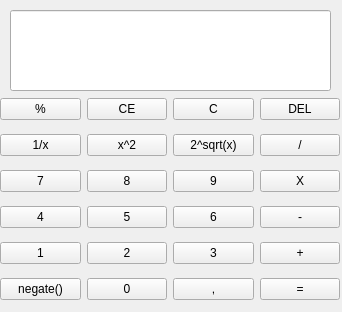
<?xml version="1.0" encoding="UTF-8"?>
<ui version="4.0">
 <class>MainWindow</class>
 <widget class="QMainWindow" name="MainWindow">
  <property name="geometry">
   <rect>
    <x>0</x>
    <y>0</y>
    <width>342</width>
    <height>312</height>
   </rect>
  </property>
  <property name="windowTitle">
   <string>MainWindow</string>
  </property>
  <widget class="QWidget" name="centralwidget">
   <widget class="QWidget" name="gridLayoutWidget">
    <property name="geometry">
     <rect>
      <x>0</x>
      <y>90</y>
      <width>340</width>
      <height>221</height>
     </rect>
    </property>
    <layout class="QGridLayout" name="gridLayout">
     <item row="5" column="1">
      <widget class="QPushButton" name="btnAddNumberZero">
       <property name="text">
        <string>0</string>
       </property>
      </widget>
     </item>
     <item row="2" column="0">
      <widget class="QPushButton" name="btnAdNumberSeven">
       <property name="text">
        <string>7</string>
       </property>
      </widget>
     </item>
     <item row="1" column="0">
      <widget class="QPushButton" name="pushButton_5">
       <property name="text">
        <string>1/x</string>
       </property>
      </widget>
     </item>
     <item row="3" column="3">
      <widget class="QPushButton" name="btnSubtract">
       <property name="text">
        <string>-</string>
       </property>
      </widget>
     </item>
     <item row="1" column="1">
      <widget class="QPushButton" name="pushButton_10">
       <property name="text">
        <string>x^2</string>
       </property>
      </widget>
     </item>
     <item row="5" column="3">
      <widget class="QPushButton" name="btnShowResult">
       <property name="text">
        <string>=</string>
       </property>
      </widget>
     </item>
     <item row="2" column="2">
      <widget class="QPushButton" name="btnAddNumberNine">
       <property name="text">
        <string>9</string>
       </property>
      </widget>
     </item>
     <item row="1" column="2">
      <widget class="QPushButton" name="pushButton_15">
       <property name="text">
        <string>2^sqrt(x)</string>
       </property>
      </widget>
     </item>
     <item row="4" column="2">
      <widget class="QPushButton" name="btnAddNumberThree">
       <property name="text">
        <string>3</string>
       </property>
      </widget>
     </item>
     <item row="3" column="2">
      <widget class="QPushButton" name="btnAddNumberSix">
       <property name="text">
        <string>6</string>
       </property>
      </widget>
     </item>
     <item row="4" column="3">
      <widget class="QPushButton" name="btnAdd">
       <property name="text">
        <string>+</string>
       </property>
      </widget>
     </item>
     <item row="0" column="2">
      <widget class="QPushButton" name="pushButton_3">
       <property name="text">
        <string>C</string>
       </property>
      </widget>
     </item>
     <item row="0" column="3">
      <widget class="QPushButton" name="btnDelete">
       <property name="text">
        <string>DEL</string>
       </property>
      </widget>
     </item>
     <item row="4" column="1">
      <widget class="QPushButton" name="BtnNumberTwo">
       <property name="text">
        <string>2</string>
       </property>
      </widget>
     </item>
     <item row="0" column="1">
      <widget class="QPushButton" name="pushButton_2">
       <property name="text">
        <string>CE</string>
       </property>
      </widget>
     </item>
     <item row="4" column="0">
      <widget class="QPushButton" name="btnAddNumberOne">
       <property name="text">
        <string>1</string>
       </property>
      </widget>
     </item>
     <item row="1" column="3">
      <widget class="QPushButton" name="btnDivide">
       <property name="text">
        <string>/</string>
       </property>
      </widget>
     </item>
     <item row="0" column="0">
      <widget class="QPushButton" name="btnModulo">
       <property name="text">
        <string>%</string>
       </property>
      </widget>
     </item>
     <item row="3" column="0">
      <widget class="QPushButton" name="btnAddNumberFour">
       <property name="text">
        <string>4</string>
       </property>
      </widget>
     </item>
     <item row="5" column="0">
      <widget class="QPushButton" name="btnNegateNumber">
       <property name="text">
        <string>negate()</string>
       </property>
      </widget>
     </item>
     <item row="2" column="3">
      <widget class="QPushButton" name="btnMultiply">
       <property name="text">
        <string>X</string>
       </property>
      </widget>
     </item>
     <item row="3" column="1">
      <widget class="QPushButton" name="btnAddNumberFive">
       <property name="text">
        <string>5</string>
       </property>
      </widget>
     </item>
     <item row="5" column="2">
      <widget class="QPushButton" name="btnAddFloatingPoint">
       <property name="text">
        <string>,</string>
       </property>
      </widget>
     </item>
     <item row="2" column="1">
      <widget class="QPushButton" name="btnAddNumberEight">
       <property name="text">
        <string>8</string>
       </property>
      </widget>
     </item>
    </layout>
   </widget>
   <widget class="QLineEdit" name="ResultInput">
    <property name="geometry">
     <rect>
      <x>10</x>
      <y>10</y>
      <width>321</width>
      <height>81</height>
     </rect>
    </property>
    <property name="autoFillBackground">
     <bool>false</bool>
    </property>
    <property name="readOnly">
     <bool>true</bool>
    </property>
   </widget>
  </widget>
 </widget>
 <resources/>
 <connections/>
</ui>
